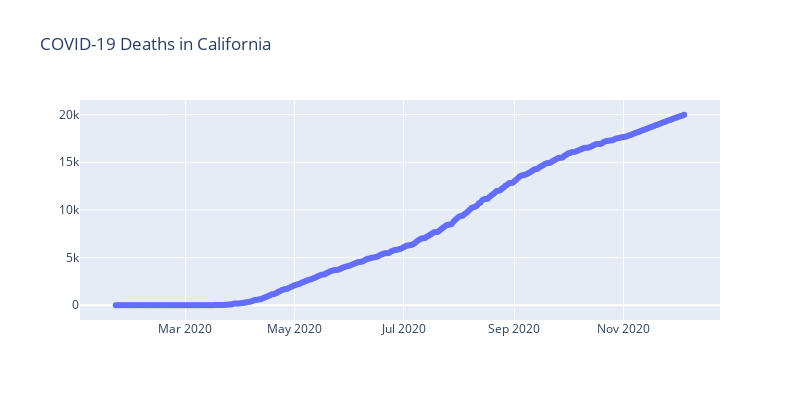

Notebook source saved alongside this figure:
### Code cell
import plotly.graph_objects as go

fig = go.Figure()
fig.add_scatter(x=x, y=y, mode="lines+markers")
fig.update_layout(height=400, 
                  width=800,
                  title="COVID-19 Deaths in California")

### Figure 1 — Plotly figure (JSON) as saved in the notebook; plotly's stock layout.template omitted (floating-point values rounded to 4 significant figures; data arrays with more than 128 entries replaced by an {"elided": "..."} marker saying what was removed)
{"data": [{"mode": "lines+markers", "type": "scatter", "x": {"elided": "319 str values"}, "y": {"elided": "319 int values"}}], "layout": {"height": 400, "title": {"text": "COVID-19 Deaths in California"}, "width": 800}}
